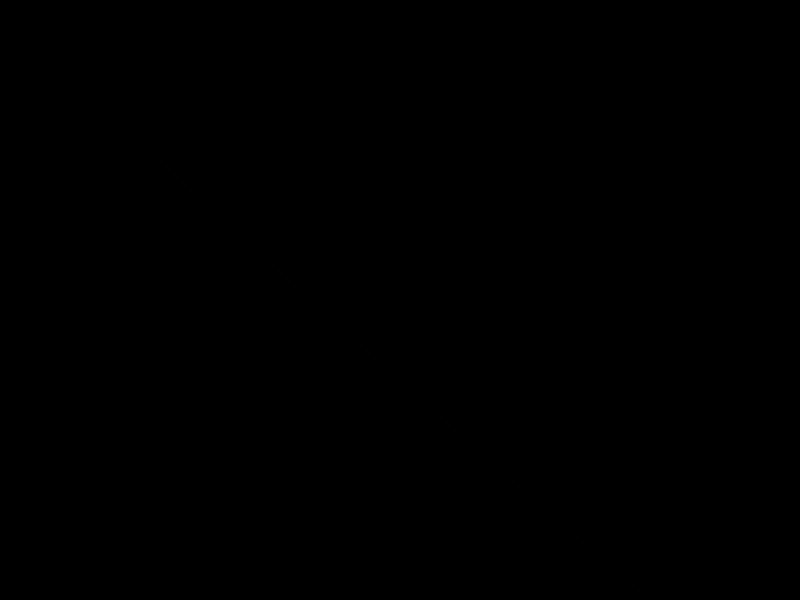
Frame 1 (no input)
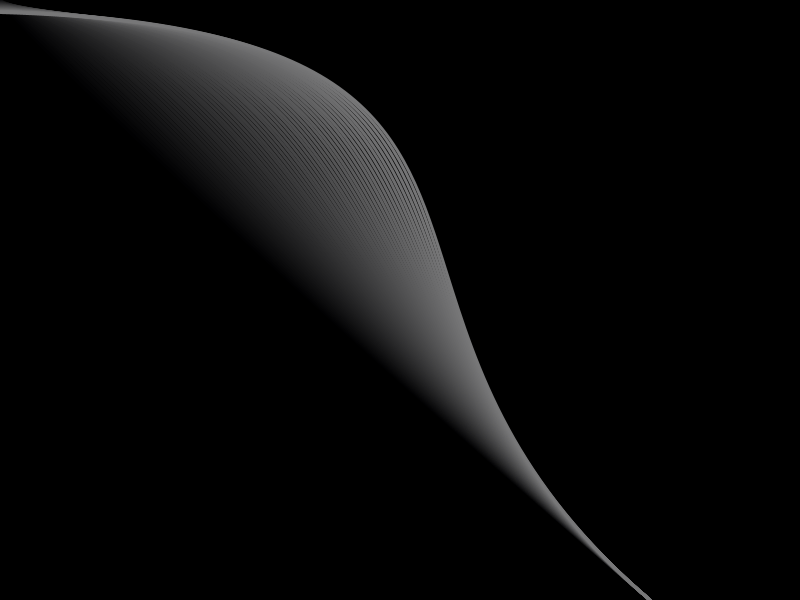
Frame 60 (the mouse pressed at the canvas centre just before this capture)
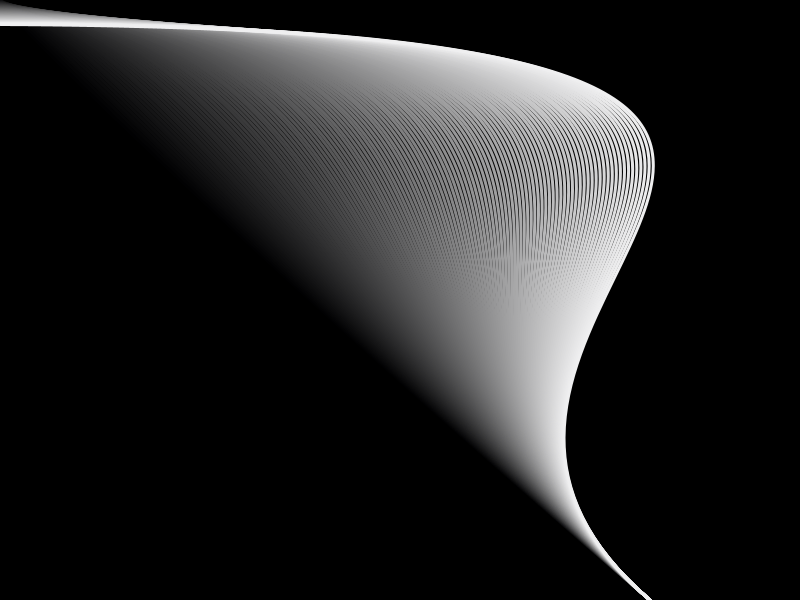
Frame 120 (the mouse held since frame 60 and released just before this capture)

The Processing sketch that drew these frames (run headless with seeded random() and noise(); from frame 60 on, the mouse is pressed at the canvas centre):

// Processing sketch: processing_23142
// ── processing_23142.pde

float a= 1.5;
float b =10;
void setup () {
  size (800,600);
  background (0);
}

void draw () {
  noFill();
  smooth();
  strokeWeight (3);
  stroke (a,a++,a++);
  bezier (0,a/b,b/2*a,30,300,300,650,600);
//a = a+50;
 if(a>=600 || a<=0) {
b= b *2;}

}

   
